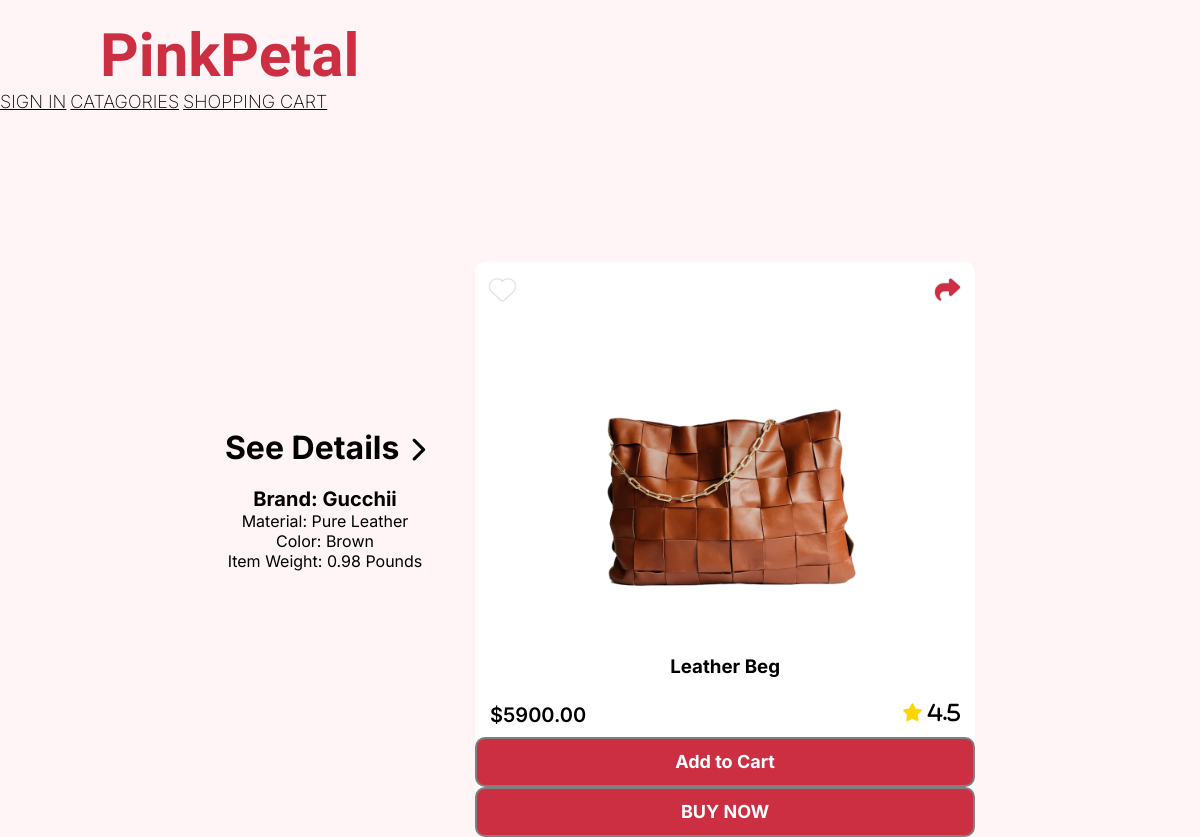
The page /products/1/ on the database its author committed.
### petal2/models.py (models this page shows, shortened)
class Product(models.Model):
    productName = models.CharField(max_length=30)
    Brand = models.CharField(max_length=50)
    Material = models.CharField(max_length=150)  # Corrected max_length
    Color = models.CharField(max_length=30)
    Item_Weight = models.DecimalField(
        max_digits=10, decimal_places=2)  # Corrected field type
    price = models.DecimalField(max_digits=10, decimal_places=2)
    description = models.TextField(max_length=50)
    image = models.ImageField(upload_to='catagorybag/', blank=False)
    Category = models.ForeignKey(
        Category, on_delete=models.CASCADE, default=1)

### petal2/views.py (the view)
# urls.py: path('products/<int:product_id>/', views.details, name='product_detail'),
def details(request, product_id):
    product = get_object_or_404(Product, pk=product_id)
    return render(request, 'petal2/details.html', {'product': product})

### petal2/templates/petal2/details.html (shortened to what this page needs)
{% load static %}
<!DOCTYPE html>
<html lang="en">
<head>
    <link rel="stylesheet" href="{% static 'CSS/details.css' %}">
    <link rel="stylesheet" href="https://cdnjs.cloudflare.com/ajax/libs/font-awesome/6.3.0/css/all.min.css">
</head>
<body>
    <section class="header">
        <div class="nav-logo">
            <h1 class="logo">PinkPetal</h1>
        </div>
        <div class="nav-links">
            <a class="signup" href="login.html">SIGN IN</a>
            <a class="catagories" href="catagorybag.html">CATAGORIES</a>
            <a class="cart" href="cart.html">SHOPPING CART</a>
        </div>
    </section>
    <div class="container">
        <div class="details-preview">
            <h1 class="details-heading">See Details<i class="fa-solid fa-chevron-right"></i>
                <h2>Brand: {{ product.Brand }}</h2>
                <p>Material: {{ product.Material }}</p>
                <p>Color: {{ product.Color }}</p>
                <p>Item Weight: {{ product.Item_Weight }} Pounds</p>
        </div>
        <div class="details">
            <div id="card">
                <div id="upper">
                    <img id="product" src="{{ product.image.url }}">
                    <h3>{{ product.productName }}</h3>
                </div>
                <div id="priceBox">
                    <span class="price">${{ product.price }}</span>
                    <span class="rating fas fa-star"> 4.5</span>
                </div>
                <button id="cartBtn"><a href="{% url 'cart' product.id %}">Add to Cart</a></button>
                <button id="cartBtn"><a href="{% url 'cart' product.id %}">BUY NOW</a></button>
                <button id="like" class="fas fa-heart"></button>
                <button id="share" class="fas fa-share"></button>
            </div>
        </div>
    </div>
</body>
</html>

### petal2/static/css/details.css (style rules this page uses)
* { padding: 0; margin: 0; box-sizing: border-box }
body { background-color: #FFF5F7; height: 100vh; display: grid; }
.nav-logo { font-family: 'Kaushan Script'; color: #CD2F42; font-size: 40px; margin-top: 20px; margin-left: 100px; cursor: pointer; }
.nav-links a { font-family: 'Inter'; font-size: 18px; font-weight: 200; gap: 10px; color: black; margin-left: 0; }
.details-preview { display: block; font-family: 'Inter'; text-align: center; }
.details-preview h2 { margin-top: 20px; font-size: 20px; }
.details { display: flex; align-items: center; justify-content: center; }
.details-heading { font-family: 'Inter'; text-align: center; }
.details-heading i { font-size: 25px; margin-left: 10px; }
button { border: none; background: transparent; outline: none; }
#card { width: 500px; min-height: 320px; position: relative; border-radius: 10px; background: white; text-align: center; margin-top: 50px; font-family: 'Inter'; margin-top: 150px; }
#upper { width: 60%; margin: 0 auto; transition: all .5s; }
#product { width: 100%; object-fit: cover; display: block; margin: 15px auto; transition: transform .5s; }
#like, #share { font-size: 25px; position: absolute; top: 15px; text-shadow: 0 0 2px rgba(0, 0, 0, .4); }
#like { left: 15px; color: #fff; }
#share { right: 15px; color: #CD2F42; }
#upper h3 { transition: transform .5s; margin-top: 30px; }
#priceBox { display: flex; justify-content: space-between; padding: 10px 15px; font-size: 20px; font-weight: 600; margin-top: 15px; position: relative; z-index: 5; font-family: 'Inter'; }
#priceBoc>div, #priceBox>span { flex: 1; }
.price { text-align: left; }
.rating { font-weight: 600; text-align: right; }
.rating::before { color: gold; font-size: 18px; position: relative; top: -1px; }
#cartBtn { width: 100%; height: 50px; border: none; background: #CD2F42; border-radius: 10px; border: 2px solid gray; color: #eee; font-weight: 700; font-size: 18px; position: relative; z-index: 5; transition: all .3s; cursor: pointer; }
#cartBtn a { font-family: 'Inter'; color: white; text-decoration: none; }
@media (max-width:1930px) { .container { display: flex; align-items: center; justify-content: center; } }
@media (max-width:1930px) { .details-preview { margin-top: 50px; } }
@media (max-width:1930px) { #card { width: 700px; margin-left: 50px; } }
@media (max-width:1400px) { #card { width: 500px; } }

### rows shown on the page
Product: Brand "Gucchii", Material "Pure Leather", Color "Brown", Item_Weight "0.98", image (picture), productName "Leather Beg", price "5900.00"
